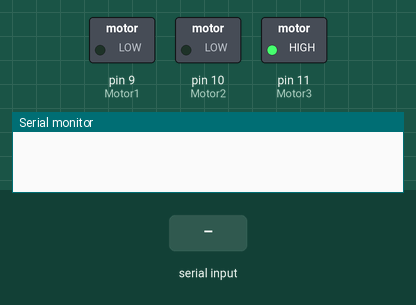
Bench run of a sketch on a simulated Arduino Uno, built with avr-gcc and run on an emulated ATmega328P. Parts: switched loads named in the sketch (green lamp = pin HIGH), the last lines printed to the serial monitor. The inputs (shaded band) are chosen by the test bench.

Above: at 1.2 s.
1.3 s: "1" received over Serial
At 1.9 s:
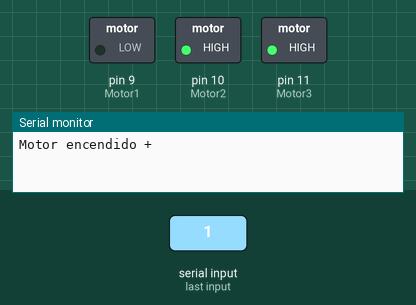
2.8 s: "2" received over Serial
At 4.0 s:
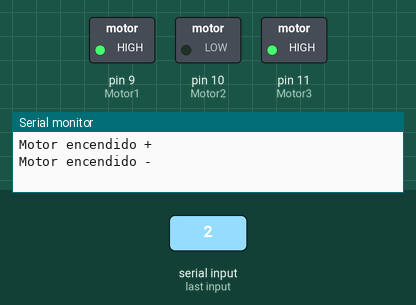
4.3 s: "0" received over Serial
At 5.4 s:
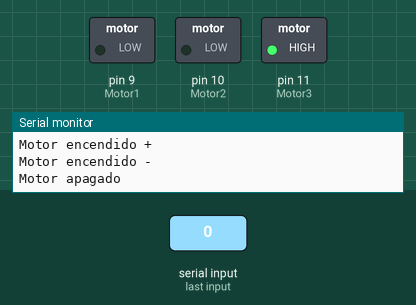
Timing chart, 0 to 7.3 s (numbered marks = the images above; inputs shaded):
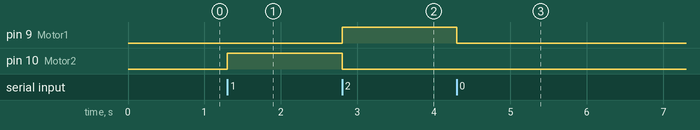

Measured:
- after the input at 1.3 s, pin 10 (Motor2): LOW → HIGH at once
- after the input at 2.8 s, pin 9 (Motor1): LOW → HIGH at once; pin 10 (Motor2): HIGH → LOW at once
- after the input at 4.3 s, pin 9 (Motor1): HIGH → LOW at once

The sketch:

motor_dc_BT.ino
```cpp
int Motor1=9;
int Motor2=10;
int Motor3=11;
int estado;


void setup() {
  // put your setup code here, to run once:
pinMode(Motor1,OUTPUT);
pinMode(Motor2,OUTPUT);
pinMode(Motor3,OUTPUT);
digitalWrite(Motor3,HIGH);
Serial.begin(9600);
}

void loop() {
  // put your main code here, to run repeatedly:
while(Serial.available() > 0 ){
  estado=Serial.read();

  if (estado=='0'){
      digitalWrite(Motor1,LOW);
      digitalWrite(Motor2,LOW);
      Serial.println("Motor apagado");

    } else if(estado=='1'){
       digitalWrite(Motor1,LOW);
       digitalWrite(Motor2,HIGH);
       Serial.println("Motor encendido +") ;

    } else if(estado=='2'){
       digitalWrite(Motor1,HIGH);
       digitalWrite(Motor2,LOW);
       Serial.println("Motor encendido -");
    }
  }
}
```
